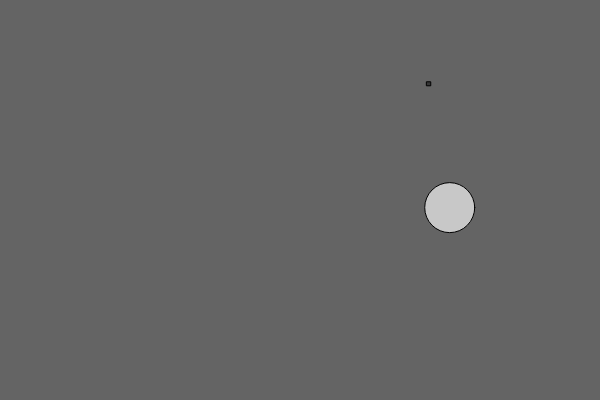
Frame 1 (no input)
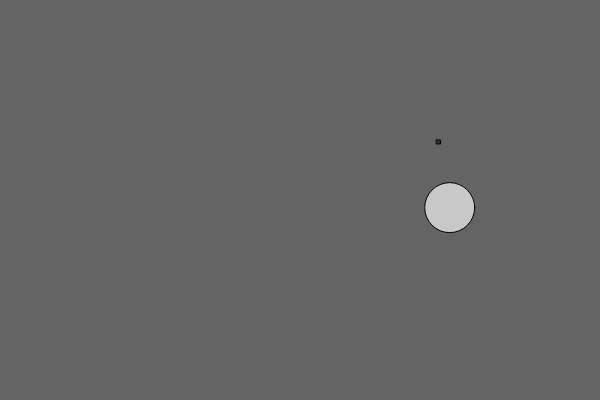
Frame 60 (no input)
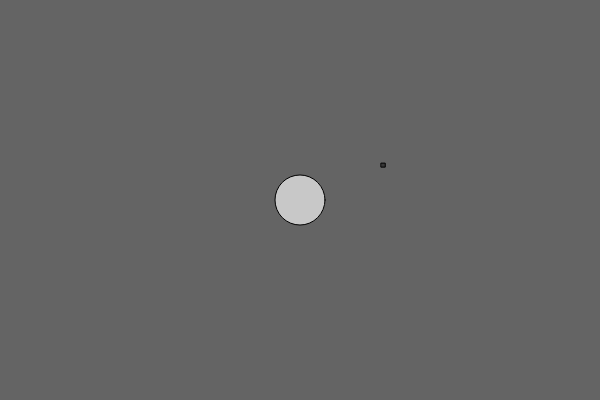
Frame 120 (the mouse pressed at the canvas centre since frame 60)

The p5.js sketch that drew these frames (run headless with seeded random() and noise() and a simulated clock; from frame 60 on, the mouse is pressed at the canvas centre):

// p5.js sketch
// ── sketch.js
var seeker, target
function setup() {
	createCanvas(600, 400)
	seeker = new Seeker()
	target = new Target()
}

function draw() {
	background(100)
	seeker.attractTo()
	seeker.update()
	target.display()
	seeker.display()
}

function Seeker(){
	this.loc = createVector(random(width), random(height))
	this.vel = createVector()
	this.acc = createVector()
}

Seeker.prototype = {
	update: function(){
		this.vel.add(this.acc)
		var v = this.vel.mag()
		this.loc.add(this.vel)
		this.acc.mult(0)
	},
	display: function(){
		var loc = this.loc
		fill(55)
		rect(this.loc.x-2, this.loc.y-2, 4,4)
	},
	attractTo: function(){
		var desired = target.loc.copy()
		desired.sub(this.loc)
		
		var d = desired.mag(),
			maxSp = 3
		
		desired.normalize()	
		
		if(d < 100){
			desired.limit(constrain(d,0,100,0,maxSp))
		}else{
			desired.limit(maxSp)
		}
		
		
		var attraction = desired.sub(this.vel)
		
		attraction.limit(2)
		
		this.applyForce(attraction)
	},
	applyForce: function(f){
		var force = f.copy()
		this.acc.add(force)
	}
}

function Target(){
	this.loc = createVector(random(width), random(width))
	this.display = function(){
		fill(200)
		ellipse(this.loc.x, this.loc.y, 50)
	}
}

function mousePressed(){
	target.loc = createVector(mouseX, mouseY)
}
